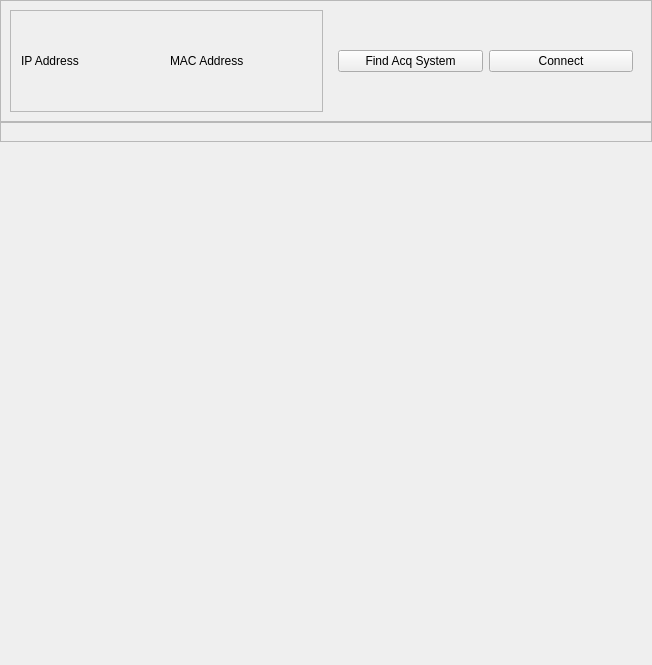
<?xml version="1.0" encoding="UTF-8"?>
<ui version="4.0">
 <class>generalFrame</class>
 <widget class="QWidget" name="generalFrame">
  <property name="geometry">
   <rect>
    <x>0</x>
    <y>0</y>
    <width>652</width>
    <height>665</height>
   </rect>
  </property>
  <property name="windowTitle">
   <string>Form</string>
  </property>
  <layout class="QVBoxLayout" name="verticalLayout">
   <property name="spacing">
    <number>0</number>
   </property>
   <property name="leftMargin">
    <number>0</number>
   </property>
   <property name="topMargin">
    <number>0</number>
   </property>
   <property name="rightMargin">
    <number>0</number>
   </property>
   <property name="bottomMargin">
    <number>0</number>
   </property>
   <item>
    <widget class="QFrame" name="topFrame">
     <property name="sizePolicy">
      <sizepolicy hsizetype="Preferred" vsizetype="Preferred">
       <horstretch>0</horstretch>
       <verstretch>0</verstretch>
      </sizepolicy>
     </property>
     <property name="minimumSize">
      <size>
       <width>100</width>
       <height>100</height>
      </size>
     </property>
     <property name="maximumSize">
      <size>
       <width>16777215</width>
       <height>200</height>
      </size>
     </property>
     <property name="frameShape">
      <enum>QFrame::StyledPanel</enum>
     </property>
     <property name="frameShadow">
      <enum>QFrame::Raised</enum>
     </property>
     <layout class="QHBoxLayout" name="horizontalLayout">
      <item>
       <widget class="QFrame" name="ipMacColumns">
        <property name="frameShape">
         <enum>QFrame::StyledPanel</enum>
        </property>
        <property name="frameShadow">
         <enum>QFrame::Raised</enum>
        </property>
        <layout class="QVBoxLayout" name="verticalLayout_2">
         <property name="spacing">
          <number>0</number>
         </property>
         <property name="leftMargin">
          <number>0</number>
         </property>
         <property name="topMargin">
          <number>0</number>
         </property>
         <property name="rightMargin">
          <number>0</number>
         </property>
         <property name="bottomMargin">
          <number>0</number>
         </property>
         <item>
          <widget class="QFrame" name="columnLabels">
           <property name="enabled">
            <bool>true</bool>
           </property>
           <property name="minimumSize">
            <size>
             <width>0</width>
             <height>100</height>
            </size>
           </property>
           <property name="frameShape">
            <enum>QFrame::NoFrame</enum>
           </property>
           <property name="frameShadow">
            <enum>QFrame::Plain</enum>
           </property>
           <layout class="QHBoxLayout" name="horizontalLayout_2">
            <property name="spacing">
             <number>-1</number>
            </property>
            <property name="leftMargin">
             <number>10</number>
            </property>
            <property name="topMargin">
             <number>0</number>
            </property>
            <property name="rightMargin">
             <number>10</number>
            </property>
            <property name="bottomMargin">
             <number>0</number>
            </property>
            <item>
             <widget class="QLabel" name="IPAddrLabel">
              <property name="text">
               <string>IP Address</string>
              </property>
             </widget>
            </item>
            <item>
             <widget class="QLabel" name="MacAddrLabel">
              <property name="text">
               <string>MAC Address</string>
              </property>
             </widget>
            </item>
           </layout>
          </widget>
         </item>
        </layout>
       </widget>
      </item>
      <item>
       <widget class="QFrame" name="frame_3">
        <property name="frameShape">
         <enum>QFrame::NoFrame</enum>
        </property>
        <property name="frameShadow">
         <enum>QFrame::Plain</enum>
        </property>
        <layout class="QHBoxLayout" name="horizontalLayout_3">
         <item>
          <widget class="QPushButton" name="findBtn">
           <property name="text">
            <string>Find Acq System</string>
           </property>
          </widget>
         </item>
         <item>
          <widget class="QPushButton" name="connectBtn">
           <property name="text">
            <string>Connect</string>
           </property>
          </widget>
         </item>
        </layout>
       </widget>
      </item>
     </layout>
    </widget>
   </item>
   <item>
    <widget class="QFrame" name="frame_4">
     <property name="frameShape">
      <enum>QFrame::StyledPanel</enum>
     </property>
     <property name="frameShadow">
      <enum>QFrame::Raised</enum>
     </property>
     <layout class="QVBoxLayout" name="verticalLayout_3"/>
    </widget>
   </item>
   <item>
    <spacer name="verticalSpacer">
     <property name="orientation">
      <enum>Qt::Vertical</enum>
     </property>
     <property name="sizeHint" stdset="0">
      <size>
       <width>20</width>
       <height>40</height>
      </size>
     </property>
    </spacer>
   </item>
  </layout>
 </widget>
 <resources/>
 <connections/>
</ui>
